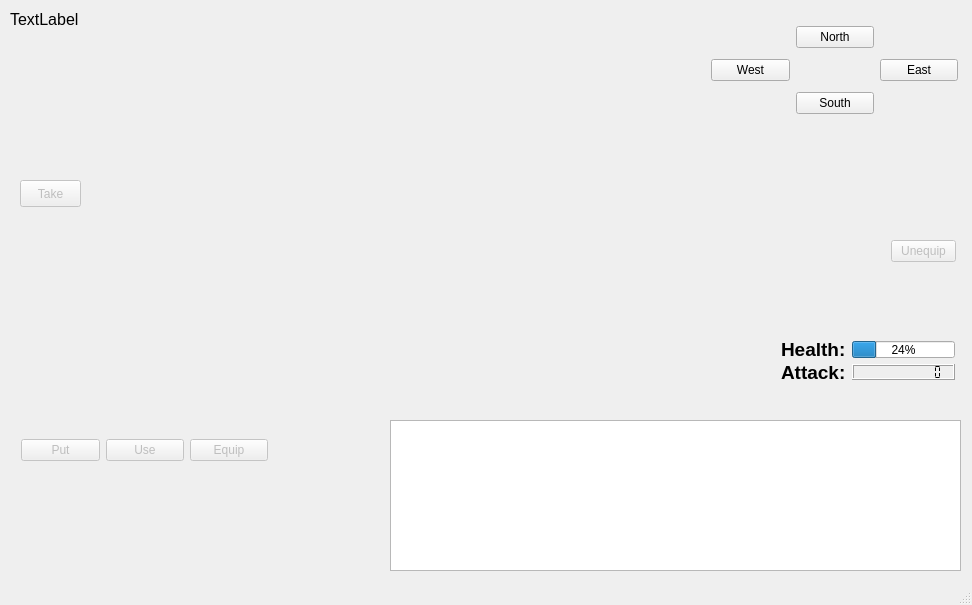
<?xml version="1.0" encoding="UTF-8"?>
<ui version="4.0">
 <class>MainWindow</class>
 <widget class="QMainWindow" name="MainWindow">
  <property name="geometry">
   <rect>
    <x>0</x>
    <y>0</y>
    <width>972</width>
    <height>605</height>
   </rect>
  </property>
  <property name="windowTitle">
   <string>Zork</string>
  </property>
  <property name="styleSheet">
   <string notr="true">QPushButton#SelectedRed { 
border: 2px solid red;
border-radius: 3px; 
outline: none;
 }

QPushButton#SelectedBlue { 
border: 2px solid red;
border-radius: 3px; 
outline: none;
 }</string>
  </property>
  <widget class="QWidget" name="centralWidget">
   <widget class="QWidget" name="gridLayoutWidget">
    <property name="geometry">
     <rect>
      <x>700</x>
      <y>10</y>
      <width>269</width>
      <height>121</height>
     </rect>
    </property>
    <layout class="QGridLayout" name="gridLayout">
     <item row="3" column="1">
      <widget class="QPushButton" name="southButton">
       <property name="text">
        <string>South</string>
       </property>
      </widget>
     </item>
     <item row="0" column="1">
      <widget class="QPushButton" name="northButton">
       <property name="text">
        <string>North</string>
       </property>
      </widget>
     </item>
     <item row="2" column="0">
      <widget class="QPushButton" name="westButton">
       <property name="text">
        <string>West</string>
       </property>
      </widget>
     </item>
     <item row="2" column="2">
      <widget class="QPushButton" name="eastButton">
       <property name="text">
        <string>East</string>
       </property>
       <property name="autoDefault">
        <bool>false</bool>
       </property>
       <property name="default">
        <bool>false</bool>
       </property>
       <property name="flat">
        <bool>false</bool>
       </property>
      </widget>
     </item>
    </layout>
   </widget>
   <widget class="QLabel" name="mainDisplayLabel">
    <property name="geometry">
     <rect>
      <x>10</x>
      <y>10</y>
      <width>661</width>
      <height>151</height>
     </rect>
    </property>
    <property name="font">
     <font>
      <pointsize>12</pointsize>
     </font>
    </property>
    <property name="text">
     <string>TextLabel</string>
    </property>
    <property name="alignment">
     <set>Qt::AlignLeading|Qt::AlignLeft|Qt::AlignTop</set>
    </property>
    <property name="wordWrap">
     <bool>true</bool>
    </property>
   </widget>
   <widget class="QWidget" name="horizontalLayoutWidget">
    <property name="geometry">
     <rect>
      <x>20</x>
      <y>220</y>
      <width>261</width>
      <height>80</height>
     </rect>
    </property>
    <layout class="QHBoxLayout" name="itemsInRoom">
     <item>
      <widget class="QPushButton" name="roomItem0">
       <property name="maximumSize">
        <size>
         <width>54</width>
         <height>54</height>
        </size>
       </property>
       <property name="styleSheet">
        <string notr="true"/>
       </property>
       <property name="text">
        <string/>
       </property>
       <property name="iconSize">
        <size>
         <width>50</width>
         <height>50</height>
        </size>
       </property>
       <property name="checkable">
        <bool>false</bool>
       </property>
       <property name="default">
        <bool>false</bool>
       </property>
       <property name="flat">
        <bool>true</bool>
       </property>
      </widget>
     </item>
     <item>
      <widget class="QPushButton" name="roomItem1">
       <property name="maximumSize">
        <size>
         <width>54</width>
         <height>54</height>
        </size>
       </property>
       <property name="styleSheet">
        <string notr="true"/>
       </property>
       <property name="text">
        <string/>
       </property>
       <property name="iconSize">
        <size>
         <width>50</width>
         <height>50</height>
        </size>
       </property>
       <property name="checkable">
        <bool>false</bool>
       </property>
       <property name="default">
        <bool>false</bool>
       </property>
       <property name="flat">
        <bool>true</bool>
       </property>
      </widget>
     </item>
     <item>
      <widget class="QPushButton" name="roomItem2">
       <property name="maximumSize">
        <size>
         <width>54</width>
         <height>54</height>
        </size>
       </property>
       <property name="styleSheet">
        <string notr="true"/>
       </property>
       <property name="text">
        <string/>
       </property>
       <property name="iconSize">
        <size>
         <width>50</width>
         <height>50</height>
        </size>
       </property>
       <property name="checkable">
        <bool>false</bool>
       </property>
       <property name="default">
        <bool>false</bool>
       </property>
       <property name="flat">
        <bool>true</bool>
       </property>
      </widget>
     </item>
     <item>
      <widget class="QPushButton" name="roomItem3">
       <property name="maximumSize">
        <size>
         <width>54</width>
         <height>54</height>
        </size>
       </property>
       <property name="styleSheet">
        <string notr="true"/>
       </property>
       <property name="text">
        <string/>
       </property>
       <property name="iconSize">
        <size>
         <width>50</width>
         <height>50</height>
        </size>
       </property>
       <property name="checkable">
        <bool>false</bool>
       </property>
       <property name="default">
        <bool>false</bool>
       </property>
       <property name="flat">
        <bool>true</bool>
       </property>
      </widget>
     </item>
     <item>
      <spacer name="horizontalSpacer">
       <property name="orientation">
        <enum>Qt::Horizontal</enum>
       </property>
       <property name="sizeHint" stdset="0">
        <size>
         <width>40</width>
         <height>20</height>
        </size>
       </property>
      </spacer>
     </item>
    </layout>
   </widget>
   <widget class="QWidget" name="horizontalLayoutWidget_2">
    <property name="geometry">
     <rect>
      <x>10</x>
      <y>490</y>
      <width>271</width>
      <height>80</height>
     </rect>
    </property>
    <layout class="QHBoxLayout" name="itemsInInventory">
     <item>
      <widget class="QPushButton" name="inventoryItem0">
       <property name="maximumSize">
        <size>
         <width>54</width>
         <height>54</height>
        </size>
       </property>
       <property name="styleSheet">
        <string notr="true"/>
       </property>
       <property name="text">
        <string/>
       </property>
       <property name="iconSize">
        <size>
         <width>50</width>
         <height>50</height>
        </size>
       </property>
       <property name="checkable">
        <bool>false</bool>
       </property>
       <property name="default">
        <bool>false</bool>
       </property>
       <property name="flat">
        <bool>true</bool>
       </property>
      </widget>
     </item>
     <item>
      <widget class="QPushButton" name="inventoryItem1">
       <property name="maximumSize">
        <size>
         <width>54</width>
         <height>54</height>
        </size>
       </property>
       <property name="styleSheet">
        <string notr="true"/>
       </property>
       <property name="text">
        <string/>
       </property>
       <property name="iconSize">
        <size>
         <width>50</width>
         <height>50</height>
        </size>
       </property>
       <property name="checkable">
        <bool>false</bool>
       </property>
       <property name="default">
        <bool>false</bool>
       </property>
       <property name="flat">
        <bool>true</bool>
       </property>
      </widget>
     </item>
     <item>
      <widget class="QPushButton" name="inventoryItem2">
       <property name="maximumSize">
        <size>
         <width>54</width>
         <height>54</height>
        </size>
       </property>
       <property name="styleSheet">
        <string notr="true"/>
       </property>
       <property name="text">
        <string/>
       </property>
       <property name="iconSize">
        <size>
         <width>50</width>
         <height>50</height>
        </size>
       </property>
       <property name="checkable">
        <bool>false</bool>
       </property>
       <property name="default">
        <bool>false</bool>
       </property>
       <property name="flat">
        <bool>true</bool>
       </property>
      </widget>
     </item>
     <item>
      <widget class="QPushButton" name="inventoryItem3">
       <property name="maximumSize">
        <size>
         <width>54</width>
         <height>54</height>
        </size>
       </property>
       <property name="styleSheet">
        <string notr="true"/>
       </property>
       <property name="text">
        <string/>
       </property>
       <property name="iconSize">
        <size>
         <width>50</width>
         <height>50</height>
        </size>
       </property>
       <property name="checkable">
        <bool>false</bool>
       </property>
       <property name="default">
        <bool>false</bool>
       </property>
       <property name="flat">
        <bool>true</bool>
       </property>
      </widget>
     </item>
     <item>
      <spacer name="horizontalSpacer_2">
       <property name="orientation">
        <enum>Qt::Horizontal</enum>
       </property>
       <property name="sizeHint" stdset="0">
        <size>
         <width>40</width>
         <height>20</height>
        </size>
       </property>
      </spacer>
     </item>
    </layout>
   </widget>
   <widget class="QTextBrowser" name="gameLog">
    <property name="enabled">
     <bool>true</bool>
    </property>
    <property name="geometry">
     <rect>
      <x>390</x>
      <y>420</y>
      <width>571</width>
      <height>151</height>
     </rect>
    </property>
    <property name="textInteractionFlags">
     <set>Qt::NoTextInteraction</set>
    </property>
   </widget>
   <widget class="QPushButton" name="takeButton">
    <property name="enabled">
     <bool>false</bool>
    </property>
    <property name="geometry">
     <rect>
      <x>20</x>
      <y>180</y>
      <width>61</width>
      <height>27</height>
     </rect>
    </property>
    <property name="text">
     <string>Take</string>
    </property>
   </widget>
   <widget class="QLabel" name="inventoryItemInfoLabel">
    <property name="geometry">
     <rect>
      <x>20</x>
      <y>500</y>
      <width>201</width>
      <height>17</height>
     </rect>
    </property>
    <property name="font">
     <font>
      <pointsize>11</pointsize>
     </font>
    </property>
    <property name="text">
     <string/>
    </property>
   </widget>
   <widget class="QLabel" name="roomItemInfoLabel">
    <property name="geometry">
     <rect>
      <x>10</x>
      <y>300</y>
      <width>301</width>
      <height>31</height>
     </rect>
    </property>
    <property name="font">
     <font>
      <pointsize>12</pointsize>
     </font>
    </property>
    <property name="text">
     <string/>
    </property>
   </widget>
   <widget class="QWidget" name="horizontalLayoutWidget_3">
    <property name="geometry">
     <rect>
      <x>10</x>
      <y>410</y>
      <width>269</width>
      <height>80</height>
     </rect>
    </property>
    <layout class="QHBoxLayout" name="horizontalLayout">
     <item>
      <widget class="QPushButton" name="putButton">
       <property name="enabled">
        <bool>false</bool>
       </property>
       <property name="text">
        <string>Put</string>
       </property>
      </widget>
     </item>
     <item>
      <widget class="QPushButton" name="useButton">
       <property name="enabled">
        <bool>false</bool>
       </property>
       <property name="text">
        <string>Use</string>
       </property>
      </widget>
     </item>
     <item>
      <widget class="QPushButton" name="equipButton">
       <property name="enabled">
        <bool>false</bool>
       </property>
       <property name="text">
        <string>Equip</string>
       </property>
      </widget>
     </item>
    </layout>
   </widget>
   <widget class="QWidget" name="gridLayoutWidget_2">
    <property name="geometry">
     <rect>
      <x>770</x>
      <y>330</y>
      <width>196</width>
      <height>61</height>
     </rect>
    </property>
    <layout class="QGridLayout" name="gridLayout_2">
     <item row="0" column="1">
      <widget class="QProgressBar" name="healthBar">
       <property name="value">
        <number>24</number>
       </property>
      </widget>
     </item>
     <item row="0" column="0">
      <widget class="QLabel" name="healthLabel">
       <property name="font">
        <font>
         <pointsize>14</pointsize>
         <weight>75</weight>
         <bold>true</bold>
        </font>
       </property>
       <property name="text">
        <string>Health:</string>
       </property>
      </widget>
     </item>
     <item row="1" column="0">
      <widget class="QLabel" name="healthLabel_2">
       <property name="font">
        <font>
         <pointsize>14</pointsize>
         <weight>75</weight>
         <bold>true</bold>
        </font>
       </property>
       <property name="text">
        <string>Attack:</string>
       </property>
      </widget>
     </item>
     <item row="1" column="1">
      <widget class="QLCDNumber" name="attackValue">
       <property name="maximumSize">
        <size>
         <width>150</width>
         <height>150</height>
        </size>
       </property>
       <property name="font">
        <font>
         <pointsize>14</pointsize>
        </font>
       </property>
       <property name="smallDecimalPoint">
        <bool>false</bool>
       </property>
       <property name="digitCount">
        <number>11</number>
       </property>
       <property name="segmentStyle">
        <enum>QLCDNumber::Flat</enum>
       </property>
      </widget>
     </item>
    </layout>
   </widget>
   <widget class="QWidget" name="verticalLayoutWidget">
    <property name="geometry">
     <rect>
      <x>880</x>
      <y>229</y>
      <width>87</width>
      <height>91</height>
     </rect>
    </property>
    <layout class="QVBoxLayout" name="verticalLayout">
     <item>
      <widget class="QPushButton" name="unequipButton">
       <property name="enabled">
        <bool>false</bool>
       </property>
       <property name="maximumSize">
        <size>
         <width>300</width>
         <height>16777215</height>
        </size>
       </property>
       <property name="text">
        <string>Unequip</string>
       </property>
      </widget>
     </item>
     <item>
      <widget class="QPushButton" name="weaponSlot">
       <property name="maximumSize">
        <size>
         <width>54</width>
         <height>54</height>
        </size>
       </property>
       <property name="styleSheet">
        <string notr="true"/>
       </property>
       <property name="text">
        <string/>
       </property>
       <property name="iconSize">
        <size>
         <width>50</width>
         <height>50</height>
        </size>
       </property>
       <property name="checkable">
        <bool>false</bool>
       </property>
       <property name="default">
        <bool>false</bool>
       </property>
       <property name="flat">
        <bool>true</bool>
       </property>
      </widget>
     </item>
    </layout>
   </widget>
   <zorder>gridLayoutWidget</zorder>
   <zorder>mainDisplayLabel</zorder>
   <zorder>horizontalLayoutWidget</zorder>
   <zorder>horizontalLayoutWidget_2</zorder>
   <zorder>gameLog</zorder>
   <zorder>takeButton</zorder>
   <zorder>inventoryItemInfoLabel</zorder>
   <zorder>roomItemInfoLabel</zorder>
   <zorder>horizontalLayoutWidget_3</zorder>
   <zorder>gridLayoutWidget_2</zorder>
   <zorder>verticalLayoutWidget</zorder>
   <zorder>weaponSlot</zorder>
  </widget>
  <widget class="QStatusBar" name="statusBar"/>
 </widget>
 <layoutdefault spacing="6" margin="11"/>
 <resources/>
 <connections/>
</ui>
